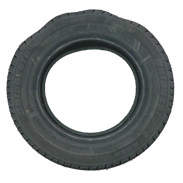
#> input picture Images/5.png, 183 x 183 px
$ jupyter execute wobbling.ipynb   (older library calls are emulated)
#> lines starting #> are read from the running program, lines starting #| are printed output that depends on the picture; after the words box and inside, x2 and y2 are one past the last pixel; in counts of white or black regions, pixels touching at a corner belong together
[cell 1]
import cv2
import numpy as np

[cell 2]
frame = cv2.imread('Images/5.png')
#> frame is the input picture: shape (183, 183, 3); mean B, G, R 173.8, 174, 170.9
cv2.imshow('initial',frame)
gray = cv2.cvtColor(frame,cv2.COLOR_BGR2GRAY)
_, thresh = cv2.threshold(gray,150,200,0)
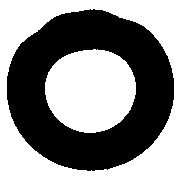
#> thresh: shape (183, 183); values 0 (black) and 200 (white), 55% white; 1 black region
img, contours, hierarchy = cv2.findContours(thresh,cv2.RETR_TREE,cv2.CHAIN_APPROX_SIMPLE)
#> contours = 3 contours; box (x1, y1, x2, y2) and area: (0, 0, 183, 183) 33124, (6, 8, 175, 172) 21334, (45, 49, 136, 133) 5895
cv2.drawContours(frame,contours,-1,(0,255,0),3)
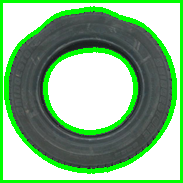
#> frame: shape (183, 183, 3); 17.15% of pixels changed, all inside (x1, y1, x2, y2) = (0, 0, 183, 183)

height = np.size(frame, 0)
#> height = 183
width = np.size(frame, 1)
#> width = 183
img_area = height * width
#> img_area = 33489
tot = 0
i=0
for contour in contours:
    if i > 0:
        area = cv2.contourArea(contour)
        img_area = area
    elif i > 1:
        area = cv2.contourArea(contour)
        img_area = img_area - area
    i = i + 1
#> this loop made 3 passes
#> (area, img_area) on passes 2 to 3: (21333.5, 21333.5), (5895, 5895)
#> contour on pass 1: [[0, 0], [0, 182], [182, 182], [182, 0]]
#> after the loop, i = 3

height = np.size(frame, 0)
width = np.size(frame, 1)

if img_area > 60000 and img_area < 50000:
    flag = 0
else:
    flag = 1

if flag == 1:
    print('defective')
else:
    print('non-defective')

cv2.imshow('frame',frame)
cv2.imshow('gray',gray)
cv2.imshow('thresh',thresh)

cv2.waitKey(0)
cv2.destroyAllWindows()

$ run again, with Images/1.png copied over Images/5.png
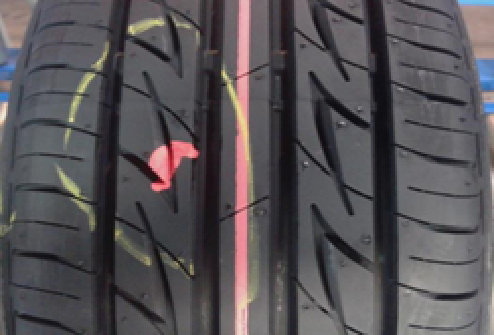
#> input picture Images/1.png, 494 x 335 px
#> frame is the input picture: shape (335, 494, 3); mean B, G, R 86.4, 82.8, 86.7
#> `_, thresh = cv2.threshold(gray,150,200,0)`:
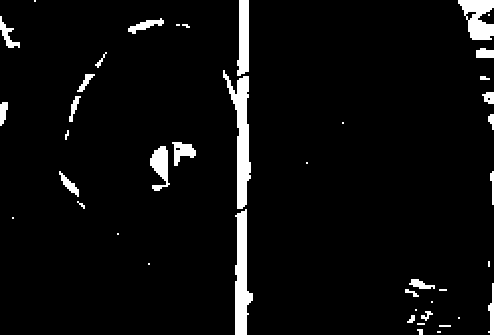
#> thresh: shape (335, 494); values 0 (black) and 200 (white), 4.7% white; 43 white regions (15 under 20 px)
#> contours = 46 contours, 23 with area under 20; largest, box (x1, y1, x2, y2) and area: (223, 70, 251, 209) 1460, (235, 209, 253, 335) 1294, (458, 0, 494, 40) 884, (237, 0, 249, 76) 674, (150, 146, 170, 191) 454
#> `cv2.drawContours(frame,contours,-1,(0,255,0),3)`:
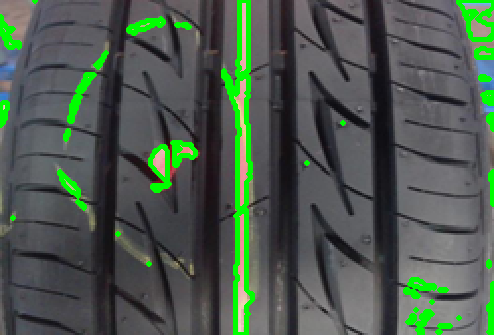
#> frame: shape (335, 494, 3); 5.97% of pixels changed, all inside (x1, y1, x2, y2) = (0, 0, 494, 335)
#> height = 335
#> width = 494
#> `img_area = height * width`: img_area = 165490
#> the loop `for contour in contours:` made 46 passes
#> (area, img_area) on passes 6, 7, 11, 12, 13, 18, 20, 21: (26.5, 26.5), (34.5, 34.5), (29, 29), (127.5, 127.5), (111, 111), (1294, 1294), (48, 48), (139, 139)
#> after the loop `for contour in contours:`: i = 46

$ run again, with Images/2.png copied over Images/5.png
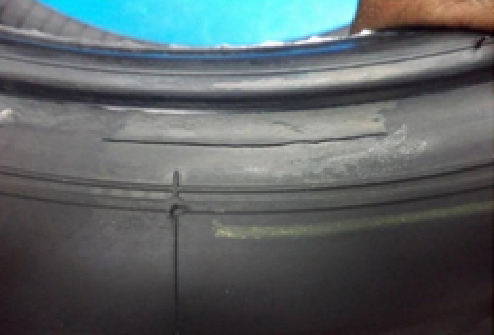
#> input picture Images/2.png, 494 x 335 px
#> frame is the input picture: shape (335, 494, 3); mean B, G, R 100.9, 99.2, 91.2
#> `_, thresh = cv2.threshold(gray,150,200,0)`:
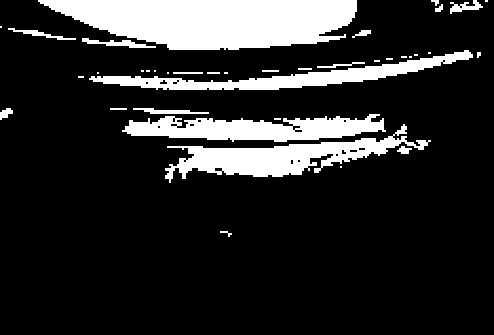
#> thresh: shape (335, 494); values 0 (black) and 200 (white), 16.7% white; 38 white regions (17 under 20 px)
#> contours = 60 contours, 41 with area under 20; largest, box (x1, y1, x2, y2) and area: (38, 0, 357, 50) 11611, (165, 124, 431, 183) 4910, (122, 114, 386, 142) 4268, (89, 50, 473, 90) 3687, (82, 38, 156, 48) 222
#> `cv2.drawContours(frame,contours,-1,(0,255,0),3)`:
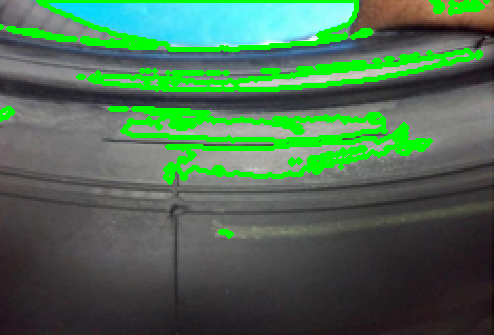
#> frame: shape (335, 494, 3); 11.43% of pixels changed, all inside (x1, y1, x2, y2) = (0, 0, 490, 239)
#> height = 335
#> width = 494
#> `img_area = height * width`: img_area = 165490
#> the loop `for contour in contours:` made 60 passes
#> (contour, area, img_area) on pass 29: ([[173, 72], [173, 73], [202, 73], [202, 72]], 29, 29)
#> after the loop `for contour in contours:`: i = 60

$ run again, with Images/3.png copied over Images/5.png
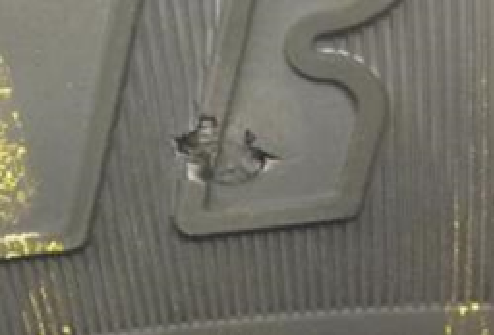
#> input picture Images/3.png, 494 x 335 px
#> frame is the input picture: shape (335, 494, 3); mean B, G, R 101.5, 111.3, 113
#> `_, thresh = cv2.threshold(gray,150,200,0)`:
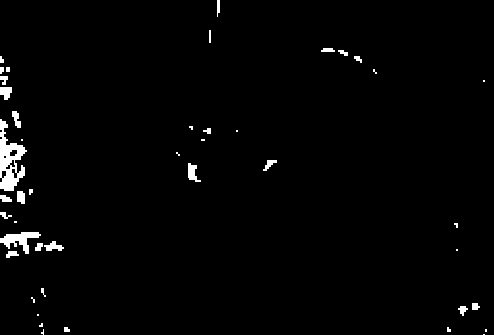
#> thresh: shape (335, 494); values 0 (black) and 200 (white), 1.7% white; 44 white regions (17 under 20 px)
#> contours = 50 contours, 26 with area under 20; largest, box (x1, y1, x2, y2) and area: (0, 119, 27, 191) 958, (0, 232, 41, 254) 334, (188, 163, 201, 182) 107, (0, 87, 12, 100) 96, (44, 241, 64, 251) 85
#> `cv2.drawContours(frame,contours,-1,(0,255,0),3)`:
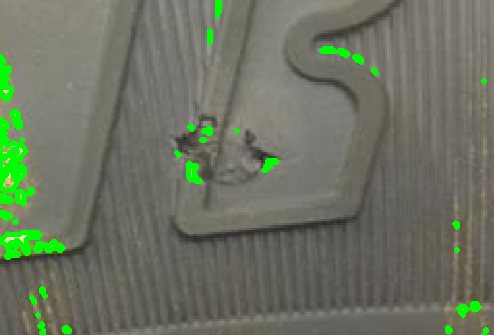
#> frame: shape (335, 494, 3); 3.15% of pixels changed, all inside (x1, y1, x2, y2) = (0, 0, 489, 335)
#> height = 335
#> width = 494
#> `img_area = height * width`: img_area = 165490
#> the loop `for contour in contours:` made 50 passes
#> (area, img_area) on passes 8, 9, 12, 14, 15, 16, 19, 20: (40, 40), (33, 33), (43.5, 43.5), (34, 34), (85, 85), (333.5, 333.5), (24.5, 24.5), (45.5, 45.5)
#> after the loop `for contour in contours:`: i = 50
